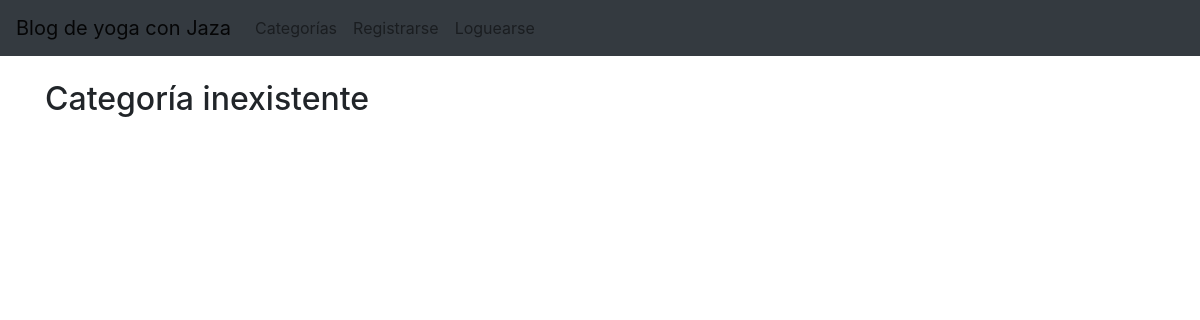
The app's page /category/clases/, older data.
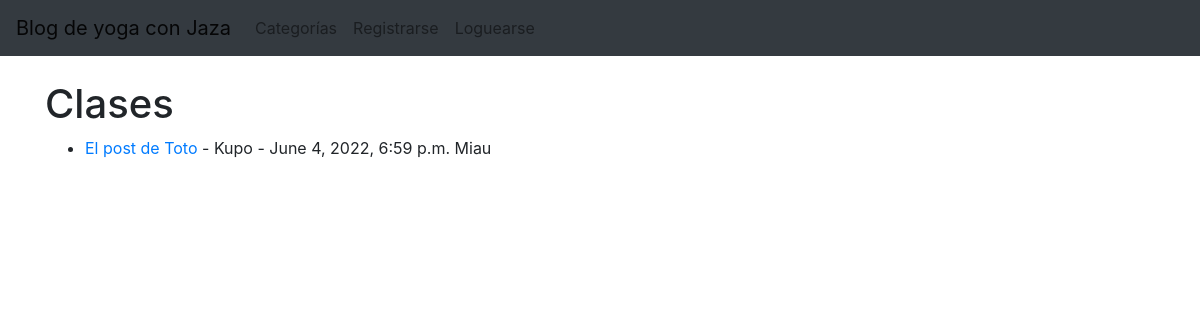
The same page, newer data.
### AppBlogYoga/models.py (models this page shows, shortened)
class Post(models.Model):
    titulo=models.CharField(max_length=200)
    subtitulo=models.CharField(max_length=200)
    cuerpo=RichTextField(blank=True, null=True)
    autor=models.ForeignKey(User, on_delete=models.CASCADE)
    fecha=models.DateTimeField(auto_now_add=True)
    imagen=models.ImageField(upload_to='blog/', blank=True, null=True)
    categoria=models.CharField(max_length=200, default='yoga')
    likes=models.ManyToManyField(User, related_name='blog_post')
    extracto=models.CharField(max_length=200)

### AppBlogYoga/views.py (the view)
# urls.py: path('category/<str:cat>/', CategoryView, name='category'),
def CategoryView(request, cat):
    category_posts=Post.objects.filter(categoria=cat)
    return render(request, 'categories.html', {'cat':cat.title(), 'category_posts':category_posts})

### AppBlogYoga/templates/categories.html (shortened to what this page needs)
{% extends 'padre.html' %}
{% block content %}
{% if category_posts %}
<h1> {{ cat }} </h1>
<ul>
{% for post in category_posts %}
<li><a href="{% url 'detailPost' post.pk %}">{{ post.titulo }}</a>
     - {{ post.autor }} - {{post.fecha}}
    {{ post.cuerpo | slice:":200" | safe }}</li>
{% endfor %}
</ul>
{% else %}
    <h2>Categoría inexistente </h2>
{% endif %}
{% endblock %}

Row changes from the older to the newer data that the page shows:
added Post: categoria "Clases", titulo "El post de Toto", autor "Kupo", fecha "June 4, 2022, 6:59 p.m.", cuerpo "Miau"
Text that changed along with them:
text no longer shown: "Categoría inexistente"
